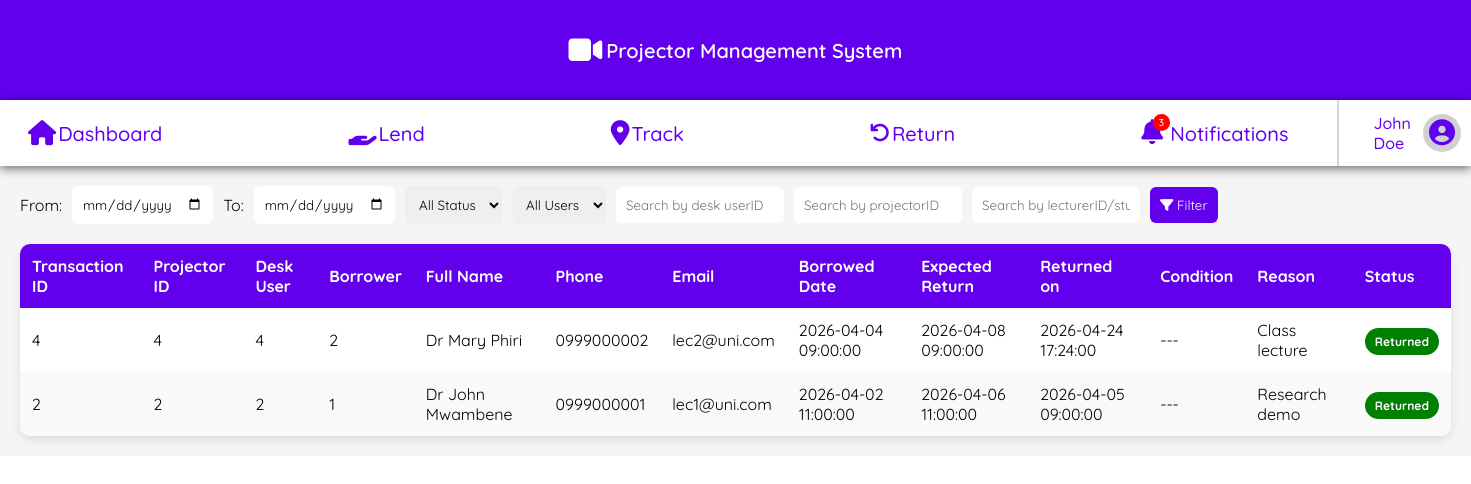
The app's page /Track.php?userType=lecturer with its own data.
### tables this page shows
CREATE TABLE IF NOT EXISTS `transactions` (
  `transaction_id` int NOT NULL AUTO_INCREMENT,
  `user_id` int DEFAULT NULL,
  `projector_id` int DEFAULT NULL,
  `student_id` int DEFAULT NULL,
  `lecturer_id` int DEFAULT NULL,
  `borrower_type` enum('student','lecturer') DEFAULT NULL,
  `borrowed_at` datetime NOT NULL,
  `expected_return_at` datetime DEFAULT NULL,
  `returned_at` datetime DEFAULT NULL,
  `projector_condition` enum('good','faulty') DEFAULT NULL,
  `reason` text,
  `status` enum('pending','returned','flagged') DEFAULT 'pending',
  PRIMARY KEY (`transaction_id`),
  KEY `user_id` (`user_id`),
  KEY `projector_id` (`projector_id`),
  KEY `student_id` (`student_id`),
  KEY `lecturer_id` (`lecturer_id`)
);

CREATE TABLE IF NOT EXISTS `lecturers` (
  `lecturer_id` int NOT NULL AUTO_INCREMENT,
  `first_name` varchar(50) NOT NULL,
  `middle_name` varchar(50) DEFAULT NULL,
  `last_name` varchar(50) NOT NULL,
  `department` varchar(100) DEFAULT NULL,
  `phone_number` varchar(20) DEFAULT NULL,
  `home` varchar(100) DEFAULT NULL,
  `email` varchar(100) DEFAULT NULL,
  PRIMARY KEY (`lecturer_id`),
  UNIQUE KEY `email` (`email`)
);

### Track.php (the view, shortened to what this page needs)
<?php
    require("connection.php");
    $where = [];
if (!empty($_GET['userType'])) {
    $type = $_GET['userType'];
    $where[] = "t.borrower_type = '$type'";
}
$whereSQL = "";
if (count($where) > 0) {
    $whereSQL = "WHERE " . implode(" AND ", $where);
}
    $sql = "
            SELECT
                t.transaction_id,
                t.projector_id,
                t.user_id,
                t.borrower_type,
                t.borrowed_at,
                t.expected_return_at,
                t.returned_at,
                t.projector_condition,
                t.reason,
                t.status,
                s.student_id,
                s.first_name AS student_first,
                s.last_name AS student_last,
                s.phone_number AS student_phone,
                s.email AS student_email,
                l.lecturer_id,
                l.first_name AS lecturer_first,
                l.last_name AS lecturer_last,
                l.phone_number AS lecturer_phone,
                l.email AS lecturer_email
            FROM transactions t
            LEFT JOIN students s ON t.student_id = s.student_id
            LEFT JOIN lecturers l ON t.lecturer_id = l.lecturer_id
            $whereSQL
            ORDER BY t.transaction_id DESC
            ";
$result = $conn->query($sql);
?>
<!DOCTYPE html>
<html lang="en">
<head>
    <link rel="stylesheet" href="css/tracking.css">
</head>
<body>
    <div class="container">
        <div class="tracking-container">
            <form method="GET" class="filters">
                <label>From:</label>
                <input type="date" name="fromDate">
                <label>To:</label>
                <input type="date" name="toDate">
                <select name="status">
                    <option value="">All Status</option>
                </select>
                <select name="userType">
                    <option value="">All Users</option>
                </select>
                <input type="text" name="userID" placeholder="Search by desk userID">
                <input type="text" name="projectorID" placeholder="Search by projectorID">
                <input type="text" name="borrowerID" placeholder="Search by lecturerID/studentID">
                <button type="submit">
                    <i class="fa fa-filter"></i> Filter
                </button>
            </form>
            <div class="table-wrapper">
                <table>
                    <thead>
                        <tr>
                            <th>Transaction ID</th>
                            <th>Projector ID</th>
                            <th>Desk User</th>
                            <th>Borrower</th>
                            <th>Full Name</th>
                            <th>Phone</th>
                            <th>Email</th>
                            <th>Borrowed Date</th>
                            <th>Expected Return</th>
                            <th>Returned on</th>
                            <th>Condition</th>
                            <th>Reason</th>
                            <th>Status</th>
                        </tr>
                    </thead>
                    <tbody id="trackingTable">
                            <?php while ($row = $result->fetch_assoc()) { ?>
                            <?php
                                if ($row['borrower_type'] == 'student') {
                                    $name = $row['student_first'] . " " . $row['student_last'];
                                    $phone = $row['student_phone'];
                                    $email = $row['student_email'];
                                    $borrowerId = $row['student_id'];
                                } else {
                                    $name = $row['lecturer_first'] . " " . $row['lecturer_last'];
                                    $phone = $row['lecturer_phone'];
                                    $email = $row['lecturer_email'];
                                    $borrowerId = $row['lecturer_id'];
                                }
                            ?>
                            <tr>
                                <td><?= $row['transaction_id'] ?></td>
                                <td><?= $row['projector_id'] ?></td>
                                <td><?= $row['user_id'] ?></td>
                                <td><?= $borrowerId ?></td>
                                <td><?= $name ?></td>
                                <td><?= $phone ?></td>
                                <td><?= $email ?></td>
                                <td><?= $row['borrowed_at'] ?></td>
                                <td><?= $row['expected_return_at'] ?></td>
                                <td>
                                    <?php if ($row['status'] !== 'returned') { ?>
                                    <?php } else { ?>
                                        <?= $row['returned_at'] ?>
                                    <?php } ?>
                                </td>
                                <td>
                                    <?= $row['projector_condition'] ? ucfirst($row['projector_condition']) : "---" ?>
                                </td>
                                <td><?= $row['reason'] ?></td>
                                <td>
                                    <span class="status <?= $row['status'] ?>">
                                        <?= ucfirst($row['status']) ?>
                                    </span>
                                </td>
                            </tr>
                            <?php } ?>
                    </tbody>
                </table>
        </div>
        </div>
    </div>
</body>
</html>

### css/tracking.css (style rules this page uses)
.tracking-container { padding: 20px; font-family: "Quicksand", sans-serif; background: #f5f5f5; }
.filters { display: flex; flex-wrap: wrap; align-items: center; gap: 10px; margin-bottom: 20px; }
.filters input, .filters select, .filters button { padding: 10px; border-radius: 6px; border: none; font-family: inherit; }
.filters button { background: #6200ee; color: white; cursor: pointer; }
.table-wrapper { overflow-x: auto; background: white; border-radius: 10px; box-shadow: 0 4px 10px rgba(0,0,0,0.1); }
table { width: 100%; border-collapse: collapse; }
thead { background: #6200ee; color: white; }
th, td { padding: 12px; text-align: left; }
tbody tr:nth-child(even) { background: #f9f9f9; }
.status { padding: 6px 10px; border-radius: 20px; font-size: 12px; color: white; font-weight: bold; }
.status.returned { background: green; }

### css/navigation.css (style rules this page uses)
body { margin: 0; }
.all-wrapper { display: flex; align-items: center; justify-content: space-between; background-color: #6200ee; flex-wrap: wrap; }
.nav-title { width: 100%; text-align: center; color: white; font-size: 20px; font-weight: 600; padding: 15px; font-family: "Quicksand", sans-serif; margin: 20px 0; display: flex; align-items: center; justify-content: center; gap: 4px; }
.fa-video { font-size: 30px; align-items: center; }
.nav-wrapper { display: flex; align-items: center; justify-content: flex-start; background-color: white; width: 100%; padding: 0 10px; font-family: "Quicksand", sans-serif; gap: 15px; box-shadow: 0 2px 10px rgba(0, 0, 0, 0.621); box-sizing: border-box; }
.tabs { display: flex; gap: 150px; padding-right: 30px; margin-right: 20px; border-right: 2px solid rgba(124, 122, 122, 0.312); font-size: 20px; }
.tabs .fa-solid { align-items: center; font-size: 25px; }
.tabs a { text-align: center; padding: 20px 18px; text-decoration: none; color: #6200ee; font-weight: 500; position: relative; white-space: nowrap; display: flex; align-items: center; gap: 2px; }
.top-bar { display: flex; justify-content: flex-end; align-items: center; color: #6200ee; gap: 12px; margin-left: auto; }
.user-info { font-weight: 500; }
.profile-icon { color: #6200ee; font-size: 26px; text-decoration: none; padding: 6px; border-radius: 50%; background: rgba(184, 182, 182, 0.642); display: flex; align-items: center; justify-content: center; transition: 0.2s; }
.tab-icon { position: relative; display: inline-block; margin-right: 5px; }
.badge { position: absolute; top: -6px; right: -7px; background: red; color: white; font-size: 10px; padding: 2px 6px; border-radius: 50%; }
@media (min-width: 701px) { .tabs { display: flex !important; } }

### records on screen
transactions: transaction_id "4", projector "4", user "4", lecturer.lecturer_id "2", lecturer.last_name "Dr Mary Phiri", lecturer.phone_number "0999000002", lecturer.email "lec2@uni.com", borrowed_at "2026-04-04 09:00:00", expected_return_at "2026-04-08 09:00:00", returned_at "2026-04-24 17:24:00", reason "Class lecture", status "Returned"
transactions: transaction_id "2", projector "2", user "2", lecturer.lecturer_id "1", lecturer.last_name "Dr John Mwambene", lecturer.phone_number "0999000001", lecturer.email "lec1@uni.com", borrowed_at "2026-04-02 11:00:00", expected_return_at "2026-04-06 11:00:00", returned_at "2026-04-05 09:00:00", reason "Research demo", status "Returned"
